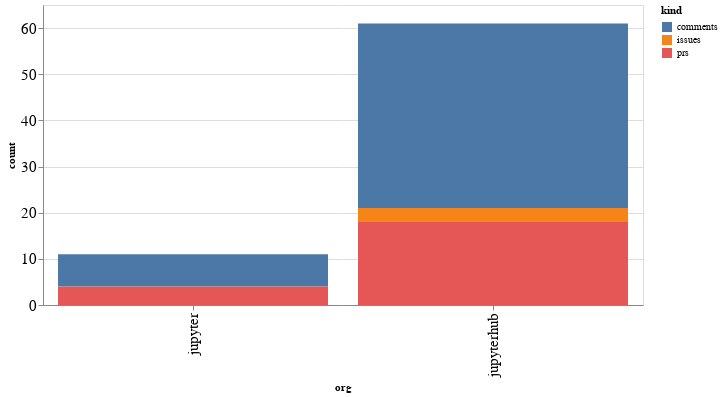

Notebook cell for this chart:
### Code cell
alt.Chart(org_summaries, width=600).mark_bar().encode(
    x='org',
    y='count',
    color='kind',
    tooltip="org"
)

### Figure 1 — Vega-Lite specification as saved in the notebook (floating-point values rounded to 4 significant figures)
{"config": {"axisLeft": {"labelFontSize": 15}, "axisBottom": {"labelFontSize": 15}}, "data": {"name": "data-54099787e99841552bf67016d7233a74"}, "mark": "bar", "encoding": {"color": {"type": "nominal", "field": "kind"}, "tooltip": {"type": "nominal", "field": "org"}, "x": {"type": "nominal", "field": "org"}, "y": {"type": "quantitative", "field": "count"}}, "width": 600, "$schema": "https://vega.github.io/schema/vega-lite/v4.8.1.json", "datasets": {"data-54099787e99841552bf67016d7233a74": [{"org": "jupyter", "kind": "comments", "count": 7}, {"org": "jupyter", "kind": "prs", "count": 4}, {"org": "jupyterhub", "kind": "comments", "count": 40}, {"org": "jupyterhub", "kind": "issues", "count": 3}, {"org": "jupyterhub", "kind": "prs", "count": 18}]}}
